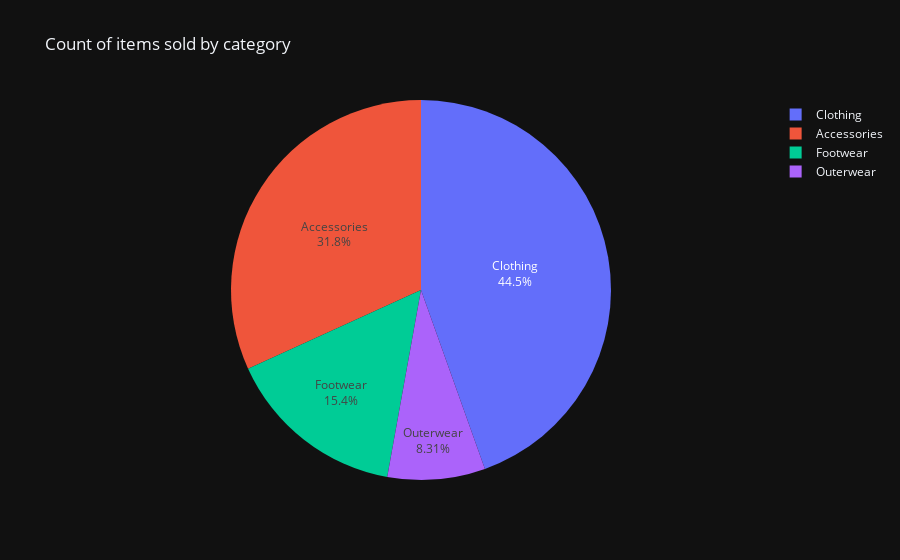

Source (notebook cell):
### Code cell
iplot(px.pie(values=data_category,
             names=data_category.index,
             template='plotly_dark',
             title='Count of items sold by category'
             ).update_traces(textinfo='label+percent'))

### Figure 1 — Plotly figure (JSON) as saved in the notebook; plotly's stock layout.template omitted (floating-point values rounded to 4 significant figures)
{"data": [{"domain": {"x": [0, 1], "y": [0, 1]}, "hovertemplate": "label=%{label}<br>value=%{value}<extra></extra>", "labels": ["Clothing", "Accessories", "Footwear", "Outerwear"], "legendgroup": "", "name": "", "showlegend": true, "textinfo": "label+percent", "type": "pie", "values": [1737, 1240, 599, 324]}], "layout": {"legend": {"tracegroupgap": 0}, "title": {"text": "Count of items sold by category"}}}
